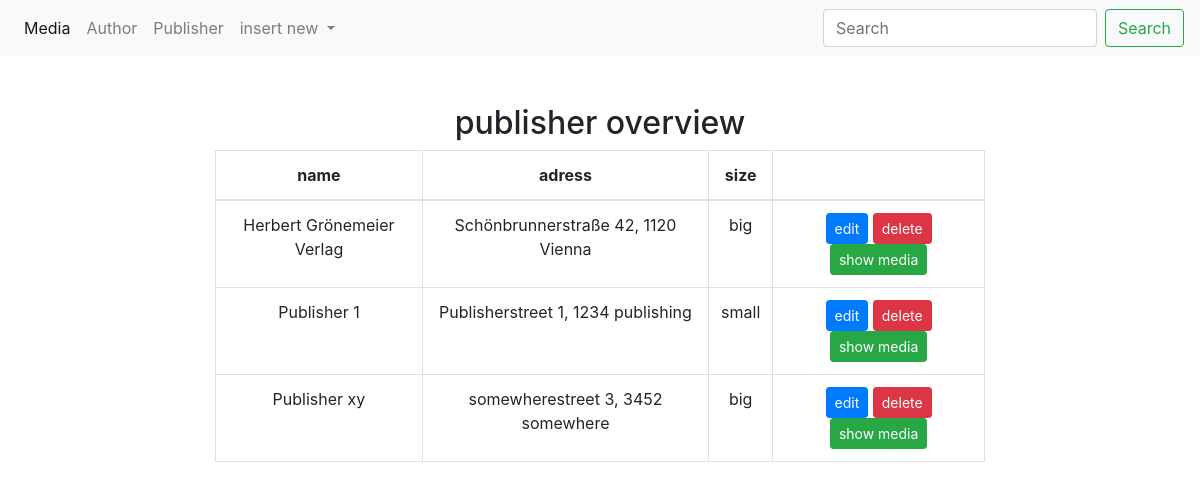
Page /publisher.php on the committed database.
### tables this page shows
CREATE TABLE `publisher` (
  `id` int(11) NOT NULL,
  `name` varchar(55) NOT NULL,
  `adress` varchar(255) NOT NULL,
  `size` varchar(55) NOT NULL
);

### config.php (called while the page is built, shortened)
<?php
class Database
{
	public $host = "localhost";
	public $user = "username";
	public $pw = "password";
	public $db = "cr10_mario_weiss_biglibrary";
	public $connect;
	public function connect(){
		$this->connect = mysqli_connect($this->host,$this->user,$this->pw,$this->db);
	}
	public function fetch_data($table,$fields='*',$join=''){
		$fields = is_array($fields) ? implode(",", $fields) : $fields;
		$join = is_array($join) ? implode(" ", $join) : $join;
		$sql = "SELECT ".$fields." FROM ".$table." ".$join.";";
		$result = $this->connect->query($sql);
		return $result->fetch_all(MYSQLI_ASSOC);
	}
}
$obj = new Database;
?>

### publisher.php (the view, shortened to what this page needs)
<!doctype html>
<html lang="en">
<head>
	<link rel="stylesheet" href="https://stackpath.bootstrapcdn.com/bootstrap/4.1.3/css/bootstrap.min.css">
	<link rel="stylesheet" type="text/css" href="css/style.css">
</head>
<body>
	<?php
	include "config.php";
	include "nav.php";
	?>
	<div class="container-fluid pt-5">
		<div class="row justify-content-center">
			<div class="col-8 text-center">
				<h2>publisher overview</h2>
				<table class="table table-bordered table-hover">
					<thead>
						<tr>
							<th>name</th>
							<th>adress</th>
							<th>size</th>
							<th></th>
						</tr>
					</thead>
					<tbody>
						<?php
						$table ="publisher";
						$rows = $obj->fetch_data($table);
						foreach ($rows as $row) {
						?>
						<tr>
							<td><?php echo $row["name"]; ?></td>
							<td><?php echo $row["adress"]; ?></td>
							<td><?php echo $row["size"]; ?></td>
							<td><a href="edit.php?publisher=1&edit=1&id=<?php echo $row["id"]; ?>" class="btn-sm btn btn-primary">edit</a>
								<a href="publisher.php?delete=1&id=<?php echo $row["id"]; ?>" class="btn-sm btn btn-danger">delete</a>
								<a href="publisher.php?show=1&id=<?php echo $row["id"]; ?>" class="btn-sm btn btn-success">show media</a>
							</td>
						</tr>
						<?php } ?>
					</tbody>
				</table>
			</div>
			</div>
		</div>
</body>
</html>

### nav.php (shortened to what this page needs)
<nav class="navbar navbar-expand-md navbar-light bg-light">
  <div class="collapse navbar-collapse" id="navbarSupportedContent">
    <ul class="navbar-nav mr-auto">
      <li class="nav-item active">
        <a class="nav-link" href="index.php">Media <span class="sr-only">(current)</span></a>
      </li>
      <li class="nav-item">
        <a class="nav-link" href="author.php">Author</a>
      </li>
      <li class="nav-item">
        <a class="nav-link" href="publisher.php">Publisher</a>
      </li>
      <li class="nav-item dropdown">
        <a class="nav-link dropdown-toggle" href="#" id="navbarDropdown" role="button" data-toggle="dropdown" aria-haspopup="true" aria-expanded="false">
          insert new
        </a>
      </li>
    </ul>
    <form class="form-inline my-2 my-lg-0">
      <input class="form-control mr-sm-2" type="search" placeholder="Search" aria-label="Search">
      <button class="btn btn-outline-success my-2 my-sm-0" type="submit">Search</button>
    </form>
  </div>
</nav>

### rows in the picture
publisher: name "Herbert Grönemeier Verlag", adress "Schönbrunnerstraße 42, 1120 Vienna", size "big"
publisher: name "Publisher 1", adress "Publisherstreet 1, 1234 publishing", size "small"
publisher: name "Publisher xy", adress "somewherestreet 3, 3452 somewhere", size "big"
